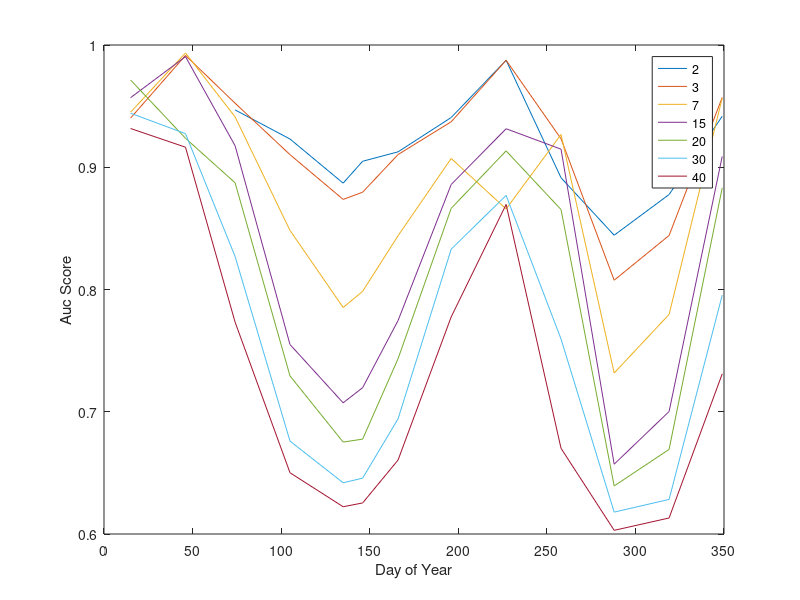

MATLAB code for this plot:
days = [15,46,74,105,135,146,166,196,227, 258, 288, 319, 349 ];

% window size 2 
w2_auc = [0.9074	nan	0.9469	0.9231	0.887	0.9049	0.9126	0.9407	0.9875	0.8914	0.8444	0.8777	0.9417];

% window size 3 
w3_auc = [0.9402	0.9915	0.9524	0.9103	0.8737	0.8796	0.9104	0.9372	0.9875	0.9233	0.8076	0.8442	0.9571];

% window size 7
w7_auc = [0.945	0.9935	0.9412	0.8483	0.7853	0.7985	0.844	0.9072	0.8659	0.9268	0.7317	0.7796	0.9567];

% window size 15
w15_auc = [0.9569	0.9905	0.9176	0.755	0.7073	0.7197	0.7746	0.8859	0.9315	0.9148	0.6571	0.7002	0.9089];

% window size 20
w20_auc = [0.9714	0.9237	0.8873	0.7293	0.6752	0.6776	0.7434	0.8664	0.9134	0.8654	0.6393	0.6692	0.8832];

% window size 30
w30_auc = [0.9442	0.9275	0.827	0.676	0.6419	0.6457	0.6942	0.833	0.877	0.7595	0.6179	0.6283	0.7954];

% window size 40
w40_auc = [0.9317	0.9164	0.7733	0.6501	0.6223	0.6254	0.6605	0.7776	0.8696	0.6701	0.603	0.6131	0.731];

figure;
plot(days,w2_auc);
hold on;
plot(days,w3_auc);
plot(days,w7_auc);
plot(days,w15_auc);
plot(days,w20_auc);
plot(days,w30_auc);
plot(days,w40_auc);
xlabel('Day of Year');
ylabel('Auc Score');
legend('2','3','7','15','20','30','40');
